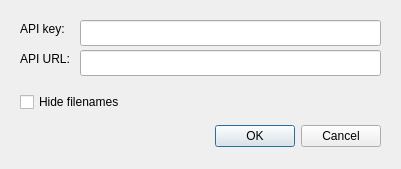
<?xml version="1.0" encoding="UTF-8" ?>
<ui version="4.0">
 <class>ConfigureWakaTimeDialog</class>
 <widget class="QDialog" name="ConfigureWakaTimeDialog">
  <property name="geometry">
   <rect>
    <x>0</x>
    <y>0</y>
    <width>401</width>
    <height>169</height>
   </rect>
  </property>
  <property name="sizePolicy">
   <sizepolicy hsizetype="Fixed" vsizetype="Fixed">
    <horstretch>0</horstretch>
    <verstretch>0</verstretch>
   </sizepolicy>
  </property>
  <property name="minimumSize">
   <size>
    <width>400</width>
    <height>130</height>
   </size>
  </property>
  <property name="windowTitle">
   <string>Configure WakaTime</string>
  </property>
  <property name="modal">
   <bool>true</bool>
  </property>
  <widget class="QDialogButtonBox" name="buttonBox">
   <property name="geometry">
    <rect>
     <x>20</x>
     <y>120</y>
     <width>361</width>
     <height>32</height>
    </rect>
   </property>
   <property name="orientation">
    <enum>Qt::Horizontal</enum>
   </property>
   <property name="standardButtons">
    <set>QDialogButtonBox::Cancel|QDialogButtonBox::Ok</set>
   </property>
   <property name="centerButtons">
    <bool>false</bool>
   </property>
  </widget>
  <widget class="KLineEdit" name="lineEdit_apiKey">
   <property name="geometry">
    <rect>
     <x>80</x>
     <y>20</y>
     <width>301</width>
     <height>26</height>
    </rect>
   </property>
   <property name="maxLength">
    <number>41</number>
   </property>
   <property name="showClearButton" stdset="0">
    <bool>true</bool>
   </property>
  </widget>
  <widget class="KLineEdit" name="lineEdit_apiUrl">
   <property name="geometry">
    <rect>
     <x>80</x>
     <y>50</y>
     <width>301</width>
     <height>26</height>
    </rect>
   </property>
   <property name="maxLength">
    <number>36</number>
   </property>
   <property name="showClearButton" stdset="0">
    <bool>true</bool>
   </property>
  </widget>
  <widget class="QLabel" name="label">
   <property name="geometry">
    <rect>
     <x>20</x>
     <y>20</y>
     <width>59</width>
     <height>18</height>
    </rect>
   </property>
   <property name="text">
    <string>API key:</string>
   </property>
  </widget>
  <widget class="QCheckBox" name="checkBox_hideFilenames">
   <property name="geometry">
    <rect>
     <x>20</x>
     <y>90</y>
     <width>361</width>
     <height>24</height>
    </rect>
   </property>
   <property name="text">
    <string>Hide filenames</string>
   </property>
  </widget>
  <widget class="QLabel" name="label_2">
   <property name="geometry">
    <rect>
     <x>20</x>
     <y>50</y>
     <width>59</width>
     <height>18</height>
    </rect>
   </property>
   <property name="text">
    <string>API URL:</string>
   </property>
  </widget>
 </widget>
 <customwidgets>
  <customwidget>
   <class>KLineEdit</class>
   <extends>QLineEdit</extends>
   <header>klineedit.h</header>
  </customwidget>
 </customwidgets>
 <resources />
 <connections>
  <connection>
   <sender>buttonBox</sender>
   <signal>accepted()</signal>
   <receiver>ConfigureWakaTimeDialog</receiver>
   <slot>accept()</slot>
   <hints>
    <hint type="sourcelabel">
     <x>248</x>
     <y>254</y>
    </hint>
    <hint type="destinationlabel">
     <x>157</x>
     <y>274</y>
    </hint>
   </hints>
  </connection>
  <connection>
   <sender>buttonBox</sender>
   <signal>rejected()</signal>
   <receiver>ConfigureWakaTimeDialog</receiver>
   <slot>reject()</slot>
   <hints>
    <hint type="sourcelabel">
     <x>316</x>
     <y>260</y>
    </hint>
    <hint type="destinationlabel">
     <x>286</x>
     <y>274</y>
    </hint>
   </hints>
  </connection>
 </connections>
</ui>
